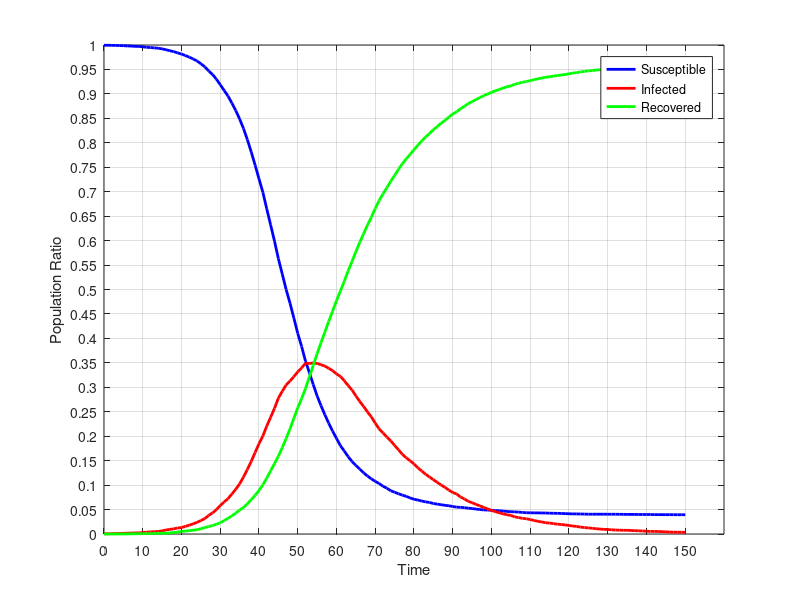

The MATLAB script that drew this image:
dynamics = [
9995.0,5.0,0.0;
9995.0,5.0,0.0;
9993.0,7.0,0.0;
9991.0,9.0,0.0;
9988.0,11.0,1.0;
9986.0,13.0,1.0;
9981.0,18.0,1.0;
9978.0,18.0,4.0;
9972.0,23.0,5.0;
9971.0,23.0,6.0;
9963.0,30.0,7.0;
9953.0,39.0,8.0;
9948.0,43.0,9.0;
9941.0,48.0,11.0;
9935.0,52.0,13.0;
9921.0,64.0,15.0;
9903.0,82.0,15.0;
9882.0,95.0,23.0;
9865.0,105.0,30.0;
9838.0,123.0,39.0;
9815.0,132.0,53.0;
9784.0,156.0,60.0;
9752.0,180.0,68.0;
9715.0,207.0,78.0;
9674.0,238.0,88.0;
9617.0,275.0,108.0;
9554.0,315.0,131.0;
9470.0,379.0,151.0;
9397.0,431.0,172.0;
9302.0,498.0,200.0;
9188.0,583.0,229.0;
9071.0,655.0,274.0;
8957.0,722.0,321.0;
8812.0,818.0,370.0;
8659.0,914.0,427.0;
8487.0,1025.0,488.0;
8292.0,1166.0,542.0;
8063.0,1321.0,616.0;
7812.0,1485.0,703.0;
7542.0,1667.0,791.0;
7262.0,1847.0,891.0;
6988.0,2005.0,1007.0;
6649.0,2208.0,1143.0;
6321.0,2387.0,1292.0;
5989.0,2570.0,1441.0;
5630.0,2779.0,1591.0;
5317.0,2918.0,1765.0;
5000.0,3047.0,1953.0;
4721.0,3130.0,2149.0;
4415.0,3218.0,2367.0;
4102.0,3317.0,2581.0;
3835.0,3396.0,2769.0;
3534.0,3492.0,2974.0;
3300.0,3487.0,3213.0;
3056.0,3497.0,3447.0;
2823.0,3490.0,3687.0;
2625.0,3461.0,3914.0;
2438.0,3434.0,4128.0;
2264.0,3388.0,4348.0;
2103.0,3340.0,4557.0;
1954.0,3274.0,4772.0;
1808.0,3223.0,4969.0;
1697.0,3136.0,5167.0;
1583.0,3037.0,5380.0;
1482.0,2946.0,5572.0;
1403.0,2825.0,5772.0;
1327.0,2710.0,5963.0;
1250.0,2608.0,6142.0;
1186.0,2496.0,6318.0;
1127.0,2394.0,6479.0;
1077.0,2267.0,6656.0;
1032.0,2149.0,6819.0;
976.0,2068.0,6956.0;
937.0,1982.0,7081.0;
884.0,1904.0,7212.0;
854.0,1813.0,7333.0;
823.0,1721.0,7456.0;
795.0,1631.0,7574.0;
770.0,1558.0,7672.0;
737.0,1498.0,7765.0;
711.0,1431.0,7858.0;
694.0,1355.0,7951.0;
674.0,1287.0,8039.0;
657.0,1223.0,8120.0;
645.0,1166.0,8189.0;
624.0,1110.0,8266.0;
611.0,1056.0,8333.0;
599.0,1001.0,8400.0;
587.0,954.0,8459.0;
577.0,898.0,8525.0;
562.0,848.0,8590.0;
549.0,819.0,8632.0;
545.0,757.0,8698.0;
539.0,717.0,8744.0;
528.0,669.0,8803.0;
521.0,639.0,8840.0;
510.0,607.0,8883.0;
500.0,575.0,8925.0;
493.0,544.0,8963.0;
489.0,513.0,8998.0;
486.0,482.0,9032.0;
480.0,457.0,9063.0;
476.0,434.0,9090.0;
469.0,411.0,9120.0;
461.0,393.0,9146.0;
456.0,381.0,9163.0;
452.0,350.0,9198.0;
448.0,335.0,9217.0;
441.0,320.0,9239.0;
435.0,312.0,9253.0;
434.0,295.0,9271.0;
432.0,277.0,9291.0;
432.0,259.0,9309.0;
430.0,246.0,9324.0;
429.0,229.0,9342.0;
426.0,224.0,9350.0;
424.0,212.0,9364.0;
423.0,201.0,9376.0;
420.0,195.0,9385.0;
417.0,186.0,9397.0;
414.0,175.0,9411.0;
411.0,162.0,9427.0;
411.0,155.0,9434.0;
409.0,140.0,9451.0;
407.0,132.0,9461.0;
405.0,125.0,9470.0;
405.0,117.0,9478.0;
405.0,108.0,9487.0;
405.0,101.0,9494.0;
405.0,95.0,9500.0;
404.0,92.0,9504.0;
404.0,86.0,9510.0;
404.0,81.0,9515.0;
403.0,79.0,9518.0;
402.0,76.0,9522.0;
401.0,76.0,9523.0;
401.0,72.0,9527.0;
400.0,68.0,9532.0;
399.0,66.0,9535.0;
399.0,61.0,9540.0;
399.0,56.0,9545.0;
399.0,53.0,9548.0;
396.0,53.0,9551.0;
396.0,52.0,9552.0;
396.0,48.0,9556.0;
395.0,44.0,9561.0;
395.0,41.0,9564.0;
395.0,37.0,9568.0;
394.0,37.0,9569.0;
394.0,36.0,9570.0;
394.0,33.0,9573.0;
];
susceptible = dynamics (:, 1);
infected = dynamics (:, 2);
recovered = dynamics (:, 3);
totalPopulation = susceptible(1) + infected(1) + recovered(1);
susceptibleRatio = susceptible ./ totalPopulation;
infectedRatio = infected ./ totalPopulation;
recoveredRatio = recovered ./ totalPopulation;
steps = length (susceptible);
indices = 0 : steps - 1;
time = 0 : (1) : steps - 1;
replications = 10;
figure
plot (indices, susceptibleRatio.', 'color', 'blue', 'linewidth', 2);
hold on
plot (indices, infectedRatio.', 'color', 'red', 'linewidth', 2);
hold on
plot (indices, recoveredRatio.', 'color', 'green', 'linewidth', 2);
set(gca,'YTick',0:0.05:1.0);
set(gca,'XTick', indices(1:10:end), 'xticklabel', time(1:10:end));
xlabel ('Time');
ylabel ('Population Ratio');
legend('Susceptible','Infected', 'Recovered');
grid on
